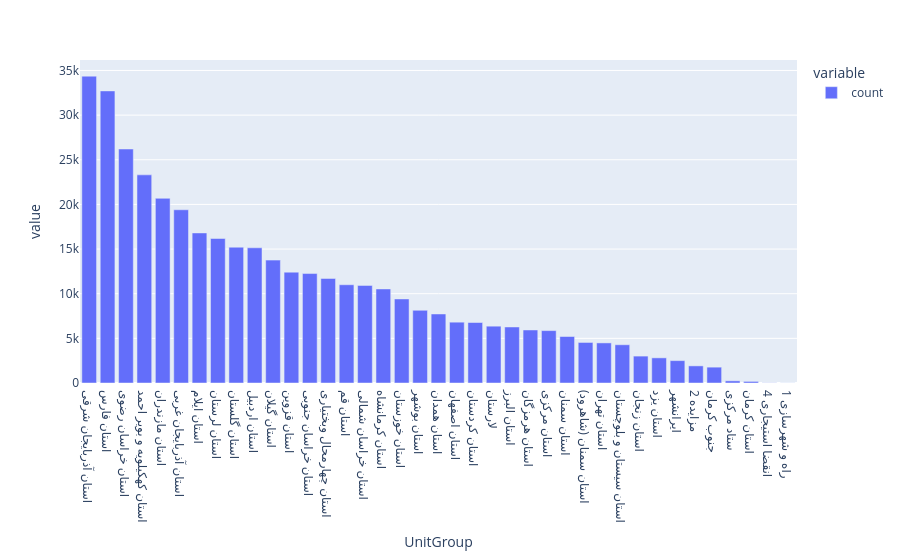

The notebook cell saved with this chart:
### Code cell
px.bar(merged_tamirat_price_bank['UnitGroup'].value_counts())

### Figure 1 — Plotly figure (JSON) as saved in the notebook; plotly's stock layout.template omitted (floating-point values rounded to 4 significant figures)
{"data": [{"alignmentgroup": "True", "hovertemplate": "variable=count<br>UnitGroup=%{x}<br>value=%{y}<extra></extra>", "legendgroup": "count", "marker": {"color": "#636efa", "pattern": {"shape": ""}}, "name": "count", "offsetgroup": "count", "orientation": "v", "showlegend": true, "textposition": "auto", "type": "bar", "x": ["استان آذربایجان شرقی", "استان فارس", "استان خراسان رضوی", "استان کهکیلویه و بویر احمد", "استان مازندران", "استان آذربایجان غربی", "استان ایلام", "استان لرستان", "استان گلستان", "استان اردبیل", "استان گیلان", "استان قزوین", "استان خراسان جنوبی", "استان چهارمحال وبختیاری", "استان قم", "استان خراسان شمالی", "استان کرمانشاه", "استان خوزستان", "استان بوشهر", "استان همدان", "استان اصفهان", "استان کردستان", "لارستان", "استان البرز", "استان هرمزگان", "استان مرکزی", "استان سمنان", "استان سمنان (شاهرود)", "استان تهران", "استان سیستان و بلوچستان", "استان زنجان", "استان یزد", "ایرانشهر", "2 مزایده", "جنوب کرمان", "ستاد مرکزی", "استان کرمان", "4 انقضا استیجاری", "1 راه و شهرسازی"], "xaxis": "x", "y": [34365, 32711, 26206, 23309, 20683, 19400, 16807, 16183, 15209, 15143, 13762, 12414, 12258, 11708, 11002, 10928, 10533, 9413, 8142, 7731, 6811, 6774, 6363, 6275, 5938, 5868, 5208, 4540, 4491, 4284, 3013, 2817, 2506, 1917, 1775, 242, 178, 17, 8], "yaxis": "y"}], "layout": {"barmode": "relative", "legend": {"title": {"text": "variable"}, "tracegroupgap": 0}, "margin": {"t": 60}, "xaxis": {"anchor": "y", "domain": [0, 1], "title": {"text": "UnitGroup"}}, "yaxis": {"anchor": "x", "domain": [0, 1], "title": {"text": "value"}}}}
